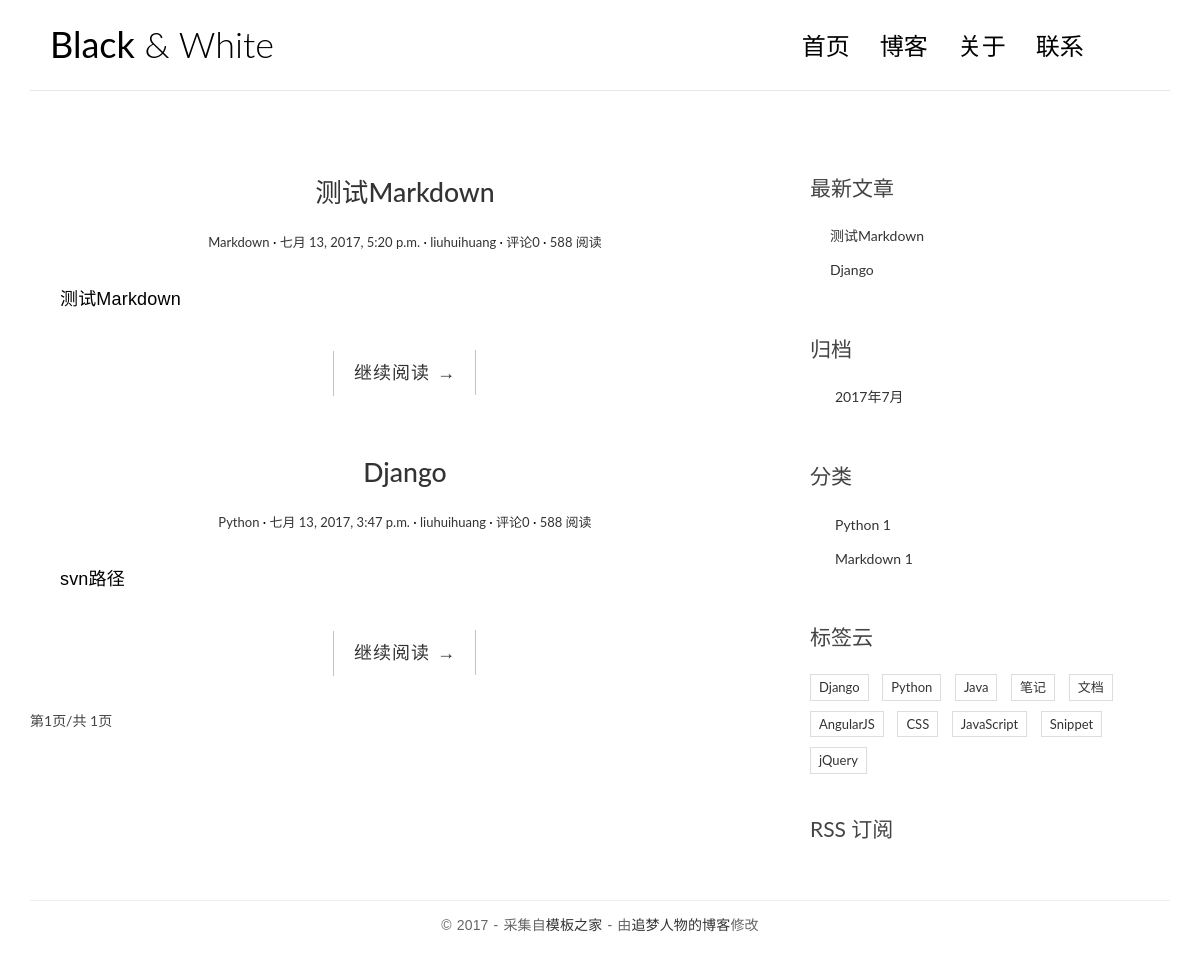
Before: / with the older database file.
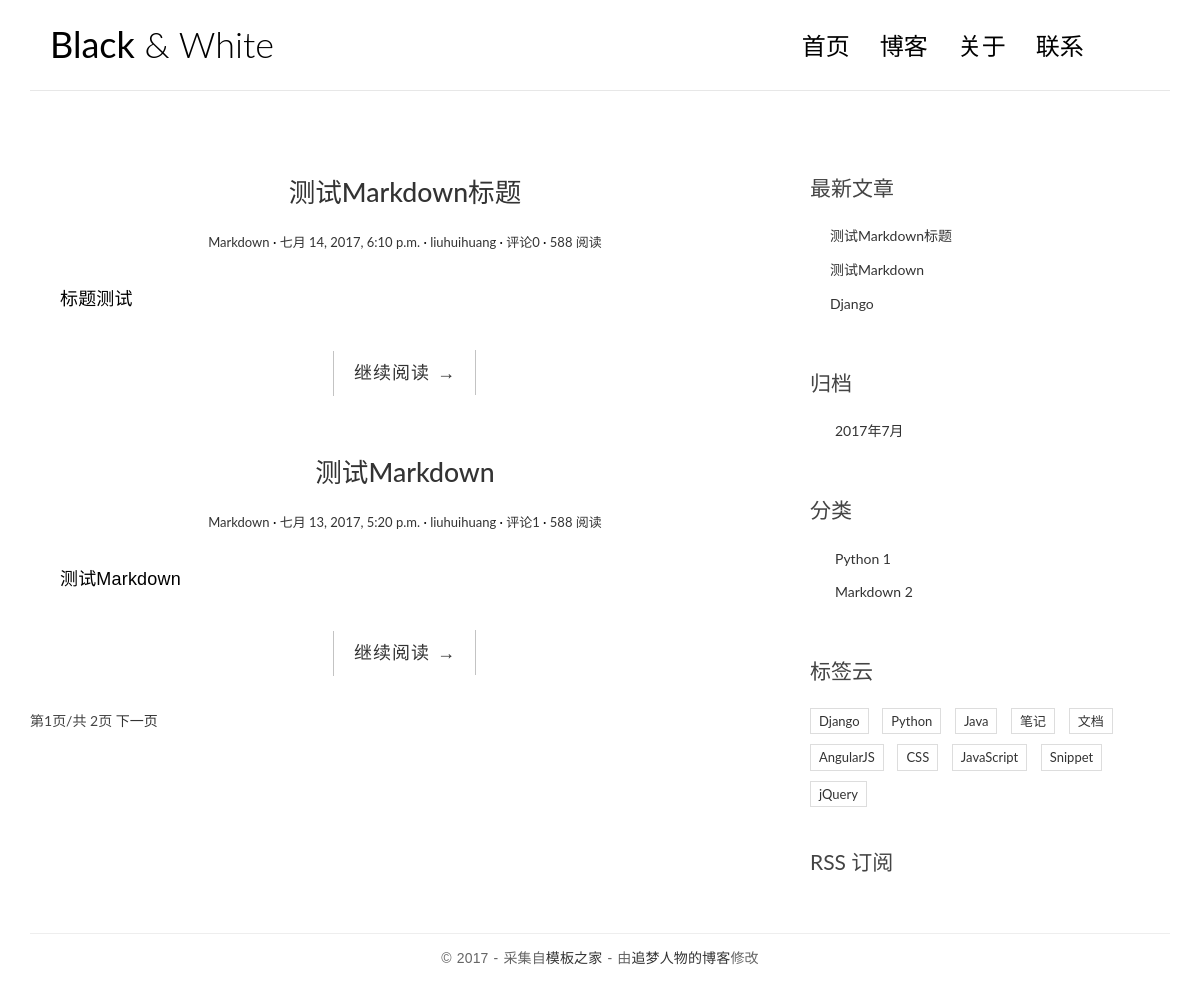
After: the same page with the newer database file.
### blog/models.py (models this page shows, shortened)
class Post(models.Model):
    title = models.CharField(max_length=70)
    body = models.TextField()
    created_time = models.DateTimeField()
    modified_time = models.DateTimeField()
    excerpt = models.CharField(max_length=200,blank=True)
    category = models.ForeignKey(Category)
    tags = models.ManyToManyField(Tag,blank=True)
    author = models.ForeignKey(User)
    def get_absolute_url(self):
        return reverse('blog:detail',kwargs={'pk':self.pk})

class Category(models.Model):
    name = models.CharField(max_length=100)

### blog/views.py (the view)
# urls.py: url(r'^$', views.index, name='index'),
def index(request):
    post_list = Post.objects.all().order_by('-created_time')
    paginator = Paginator(post_list,2)
    page = request.GET.get('page')
    try:
        post_list = paginator.page(page)
    except PageNotAnInteger:
        post_list = paginator.page(1)
    except EmptyPage:
        post_list = paginator.page(paginator.num_pages)
    return render(request, 'index.html', context={'post_list':post_list})

### blog/templatetags/blog_tags.py (called while the page is built)
@register.simple_tag
def get_recent_posts(num=5):
    return Post.objects.all().order_by("-created_time")[:num]

@register.simple_tag
def archives():
    return Post.objects.dates('created_time','month',order='DESC')

@register.simple_tag
def get_categories():
    category_list = Category.objects.annotate(num_posts=Count('post'))
    return category_list

### templates/index.html (shortened to what this page needs)
{% extends 'base.html' %}
{% block main %}
    {% for post in post_list %}
        <article class="post post-{{ post.pk }}">
            <header class="entry-header">
                <h1 class="entry-title">
                    <a href="{{ post.get_absolute_url }}">{{ post.title }}</a>
                </h1>
                <div class="entry-meta">
                    <span class="post-category"><a href="#">{{ post.category.name }}</a></span>
                    <span class="post-date"><a href="#"><time class="entry-date"
                                                              datetime="{{ post.created_time }}">{{ post.created_time }}</time></a></span>
                    <span class="post-author"><a href="#">{{ post.author }}</a></span>
                    <span class="comments-link"><a href="{{ post.get_absolute_url}}#comment-area">评论{{ post.comment_set.count }}</a></span>
                    <span class="views-count"><a href="#">588 阅读</a></span>
                </div>
            </header>
            <div class="entry-content clearfix">
                <p>{{ post.excerpt }}</p>
                <div class="read-more cl-effect-14">
                    <a href="{{ post.get_absolute_url }}" class="more-link">继续阅读 <span class="meta-nav">→</span></a>
                </div>
            </div>
        </article>
    {% empty %}
        <div class="no-post">暂时还没有发布的文章！</div>
    {% endfor %}
    <div class="pagination">
        <span class="current">
            第{{ post_list.number }}页/共 {{ post_list.paginator.num_pages }}页
        </span>
        {% if post_list.has_next %}
            <a href="?page={{ post_list.next_page_number }}">下一页</a>
        {% endif %}
    </div>
{% endblock main %}

### templates/base.html (shortened to what the changed rows need)
{% load staticfiles %}
{% load blog_tags %}
<!DOCTYPE html>
<html>
<head>
    <link rel="stylesheet" href="http://code.ionicframework.com/ionicons/2.0.1/css/ionicons.min.css">
    <link rel="stylesheet" href="{% static 'css/bootstrap.min.css' %}">
    <link rel="stylesheet" href="{% static 'css/pace.css' %}">
    <link rel="stylesheet" href="{% static 'css/custom.css' %}">
    <link rel="stylesheet" href="{% static 'css/highlights/github.css' %}">
</head>
<body>
<div class="container">
    <header id="site-header">
        <div class="row">
            <div class="col-md-4 col-sm-5 col-xs-8">
                <div class="logo">
                    <h1><a href="{% url 'blog:index' %}"><b>Black</b> &amp; White</a></h1>
                </div>
            </div>
        </div>
    </header>
</div>
<div class="content-body">
    <div class="container">
        <div class="row">
            <main class="col-md-8">
                {% block main %}
                {% endblock main %}
            </main>
            <aside class="col-md-4">
                <div class="widget widget-recent-posts">
                    {% get_recent_posts as recent_post_list %}
                    <ul>
                        {% for post in recent_post_list %}
                        <li>
                            <a href="{{ post.get_absolute_url }}">{{ post.title }}</a>
                        </li>
                        {% empty %}
                            暂无文章！
                        {% endfor %}
                    </ul>
                </div>
                <div class="widget widget-archives">
                    {% archives as date_list %}
                    <ul>
                      {% for date in date_list %}
                        <li>
                          <a href="{% url 'blog:archives' date.year date.month %}">{{ date.year }}年{{ date.month }}月</a>
                        </li>
                        {% empty %}
                          暂无归档
                      {% endfor %}
                    </ul>
                </div>
                <div class="widget widget-category">
                    {% get_categories as categories_list %}
                    <ul>
                        {% for category in categories_list %}
                            <li>
                                <a href="{% url 'blog:category' category.pk %}">{{ category.name }} <span class="post-count">{{ category.num_posts }}</span></a>
                            </li>
                        {% endfor %}
                    </ul>
                </div>
            </aside>
        </div>
    </div>
</div>
</body>
</html>

Changed rows visible on the page:
no longer on one of the page's lists (row unchanged): Post: title "Django", category.name "Python", created_time "七月 13, 2017, 3:47 p.m.", author "liuhuihuang", comment_set.count "0", excerpt "svn路径"
added Post: title "测试Markdown标题", category.name "Markdown", created_time "七月 14, 2017, 6:10 p.m.", author "liuhuihuang", comment_set.count "0", excerpt "标题测试"
computed for Post "测试Markdown": comment_set.count "0" → "1"
computed for Category "Markdown": num_posts "1" → "2"
Other visible differences:
{{ post_list.paginator.num_pages }}: "1" → "2"
text now shown: "下一页"
